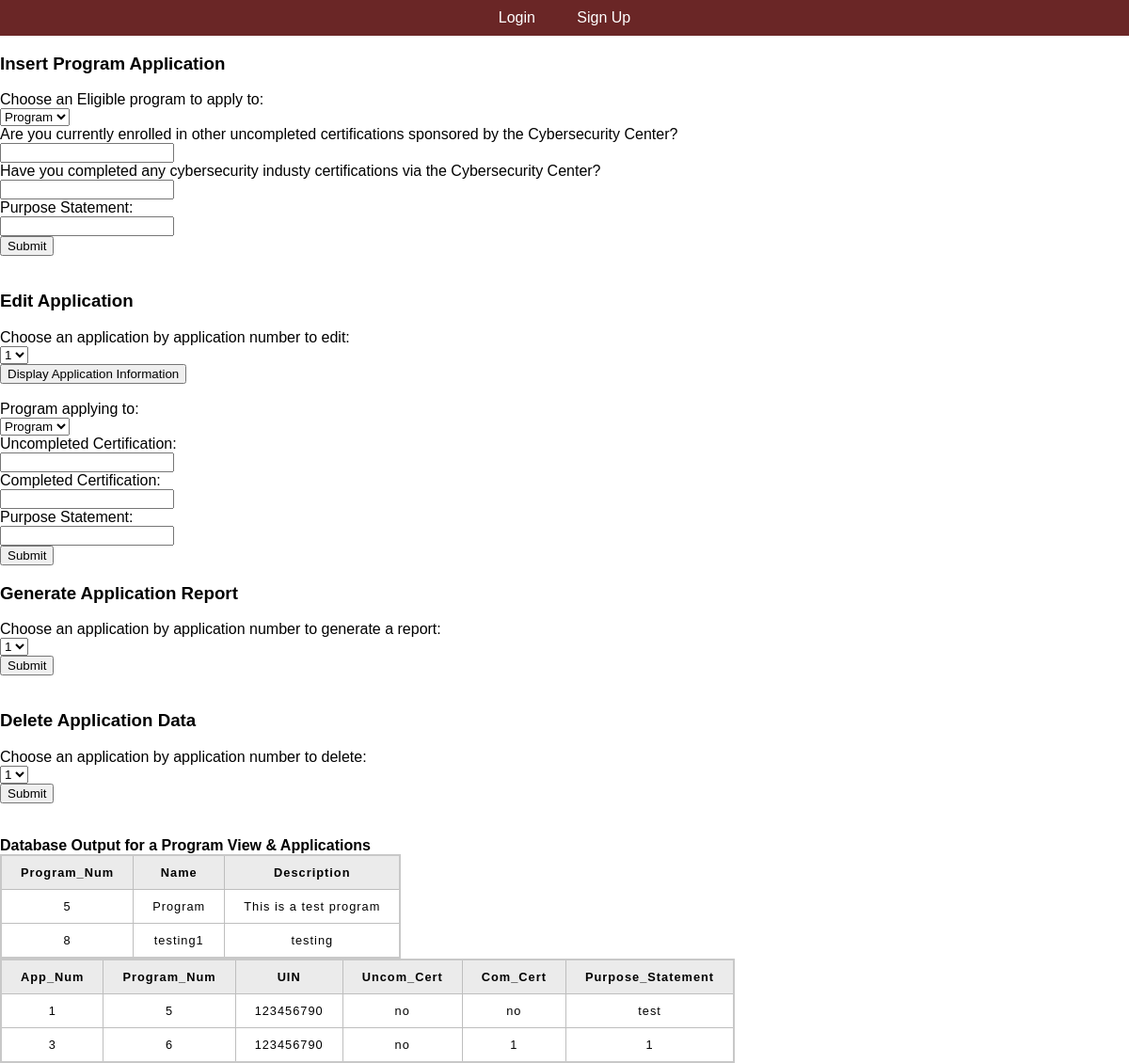
The page /app_info_manager.php on the database as committed earlier.
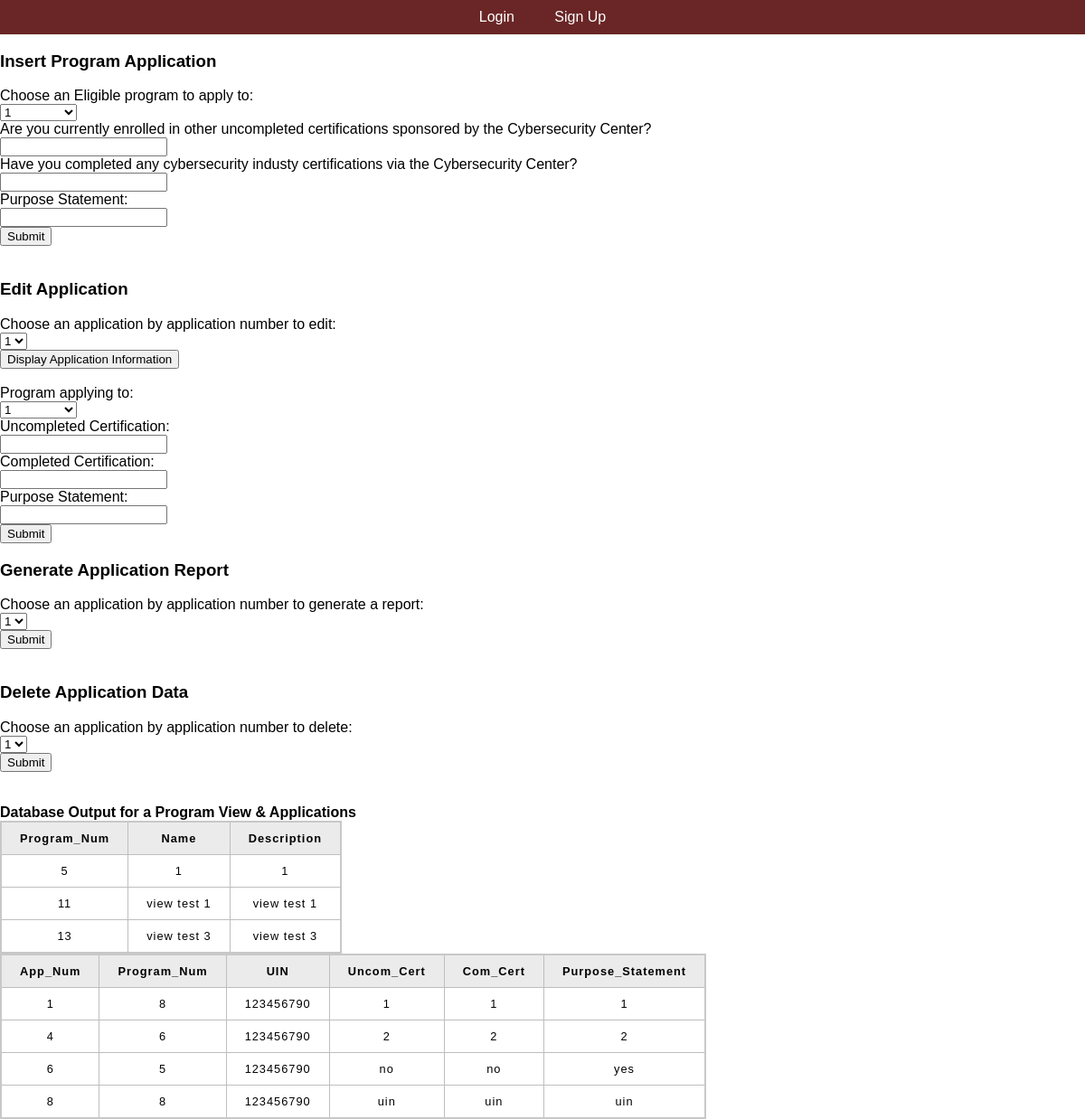
The same page on the database as committed later.
### tables this page shows
CREATE TABLE `applications` (
  `App_Num` int(11) NOT NULL,
  `Program_Num` int(11) NOT NULL,
  `UIN` int(11) NOT NULL,
  `Uncom_Cert` varchar(128) NOT NULL,
  `Com_Cert` varchar(128) NOT NULL,
  `Purpose_Statement` longtext NOT NULL
);

### app_info_manager.php (the view, shortened to what the changed rows need)
<?php
  include_once('header.php');
  include_once 'includes/dbh.inc.php';
?>
  <form action="includes/app_info_manager.inc.php" method="post">
    <label for="Program_Num">Choose an Eligible program to apply to: </label><br>
    <select id="Program_Num" name="Program_Num">
      <?php
      $sql = "SELECT * FROM programs WHERE User_Access = 1";
      $result = $conn->query($sql);
      if ($result->num_rows > 0) {
          while ($row = $result->fetch_assoc()) {
              echo '<option value="' . $row['Program_Num'] . '">' . $row['Name'] . '</option>';
          }
      }
      ?>
    </select><br>
    <label for="Uncom_Cert">Are you currently enrolled in other uncompleted certifications sponsored by the Cybersecurity Center? </label><br>
    <input type="text" id="Uncom_Cert" name="Uncom_Cert"><br>
    <label for="Com_Cert">Have you completed any cybersecurity industy certifications via the Cybersecurity Center? </label><br>
    <input type="text" id="Com_Cert" name="Com_Cert"><br>
    <label for="Purpose_Statement">Purpose Statement: </label><br>
    <input type="text" id="Purpose_Statement" name="Purpose_Statement"><br>
    <button type="Apply" name="Apply">Submit</button>
  </form>
  <br>
  <form action="includes/app_info_manager.inc.php" method="post">
  <label for="App_Num">Choose an application by application number to edit: </label><br>
  <select id="App_Num" name="App_Num">
      <?php
      $sql = "SELECT * FROM applications";
      $result = $conn->query($sql);
      if ($result->num_rows > 0) {
          while ($row = $result->fetch_assoc()) {
              echo '<option value="' . $row['App_Num'] . '">' . $row['App_Num'] . '</option>';
          }
      } else {
          echo '<option value="">No applications available</option>';
      }
      ?>
  </select><br>
  <button type="button" onclick="fetchAndDisplayData()">Display Application Information</button>
  <br>
  <br>
  <label for="Program_Num_Edit">Program applying to: </label><br>
      <select id="Program_Num_Edit" name="Program_Num_Edit">
        <?php
        $sql = "SELECT * FROM programs WHERE User_Access = 1";
        $result = $conn->query($sql);
        if ($result->num_rows > 0) {
            while ($row = $result->fetch_assoc()) {
                echo '<option value="' . $row['Program_Num'] . '">' . $row['Name'] . '</option>';
            }
        } else {
            echo '<option value="">No programs available</option>';
        }
        ?>
      </select><br>
  <label for="Uncom_Cert_Edit">Uncompleted Certification:</label><br>
  <input type="text" id="Uncom_Cert_Edit" name="Uncom_Cert_Edit"><br>
  <label for="Com_Cert_Edit">Completed Certification:</label><br>
  <input type="text" id="Com_Cert_Edit" name="Com_Cert_Edit"><br>
  <label for="Purpose_Statement_Edit">Purpose Statement:</label><br>
  <input type="text" id="Purpose_Statement_Edit" name="Purpose_Statement_Edit"><br>
  <button type="edit_app" name="edit_app">Submit</button>
</form>
    <br>
    <br>
<?php
$query = "SELECT * FROM ProgramView";
echo "<br><b>Database Output for a Program View & Applications</b>";
echo '<table>
      <tr>
          <th>Program_Num</th>
          <th>Name</th>
          <th>Description</th>
      </tr>';
if ($result = $conn->query($query)) {
  while ($row = $result->fetch_assoc()) {
      $field1name = $row["Program_Num"];
      $field2name = $row["Name"];
      $field3name = $row["Description"];
      echo '<tr>
        <td>'.$field1name.'</td>
        <td>'.$field2name.'</td>
        <td>'.$field3name.'</td>
      </tr>';
  }
}
?>
<?php
  $query = "SELECT * FROM applications";
  echo '<table>
        <tr>
            <th>App_Num</th>
            <th>Program_Num</th>
            <th>UIN</th>
            <th>Uncom_Cert</th>
            <th>Com_Cert</th>
            <th>Purpose_Statement</th>
        </tr>';
  if ($result = $conn->query($query)) {
    while ($row = $result->fetch_assoc()) {
        $field1name = $row["App_Num"];
        $field2name = $row["Program_Num"];
        $field3name = $row["UIN"];
        $field4name = $row["Uncom_Cert"];
        $field5name = $row["Com_Cert"];
        $field6name = $row["Purpose_Statement"];
        echo '<tr>
          <td>'.$field1name.'</td>
          <td>'.$field2name.'</td>
          <td>'.$field3name.'</td>
          <td>'.$field4name.'</td>
          <td>'.$field5name.'</td>
          <td>'.$field6name.'</td>
        </tr>';
    }
}
?>
</body>
</html>

Rows that differ between the two databases and show on the page:
removed applications: App_Num "3", Program_Num "6", UIN "123456790", Uncom_Cert "no", Com_Cert "1", Purpose_Statement "1"
changed applications id 1: Program_Num "5" → "8"; Uncom_Cert "no" → "1"; Com_Cert "no" → "1"; Purpose_Statement "test" → "1"
added applications: App_Num "4", Program_Num "6", UIN "123456790", Uncom_Cert "2", Com_Cert "2", Purpose_Statement "2"
added applications: App_Num "6", Program_Num "5", UIN "123456790", Uncom_Cert "no", Com_Cert "no", Purpose_Statement "yes"
added applications: App_Num "8", Program_Num "8", UIN "123456790", Uncom_Cert "uin", Com_Cert "uin", Purpose_Statement "uin"
Other text that changed with them:
form field Program_Num: "Program" → "1"
form field Program_Num_Edit: "Program" → "1"
new list line: "5 1 1"
new list line: "11 view test 1 view test 1"
new list line: "13 view test 3 view test 3"
list line gone: "5 Program This is a test program"
list line gone: "8 testing1 testing"
